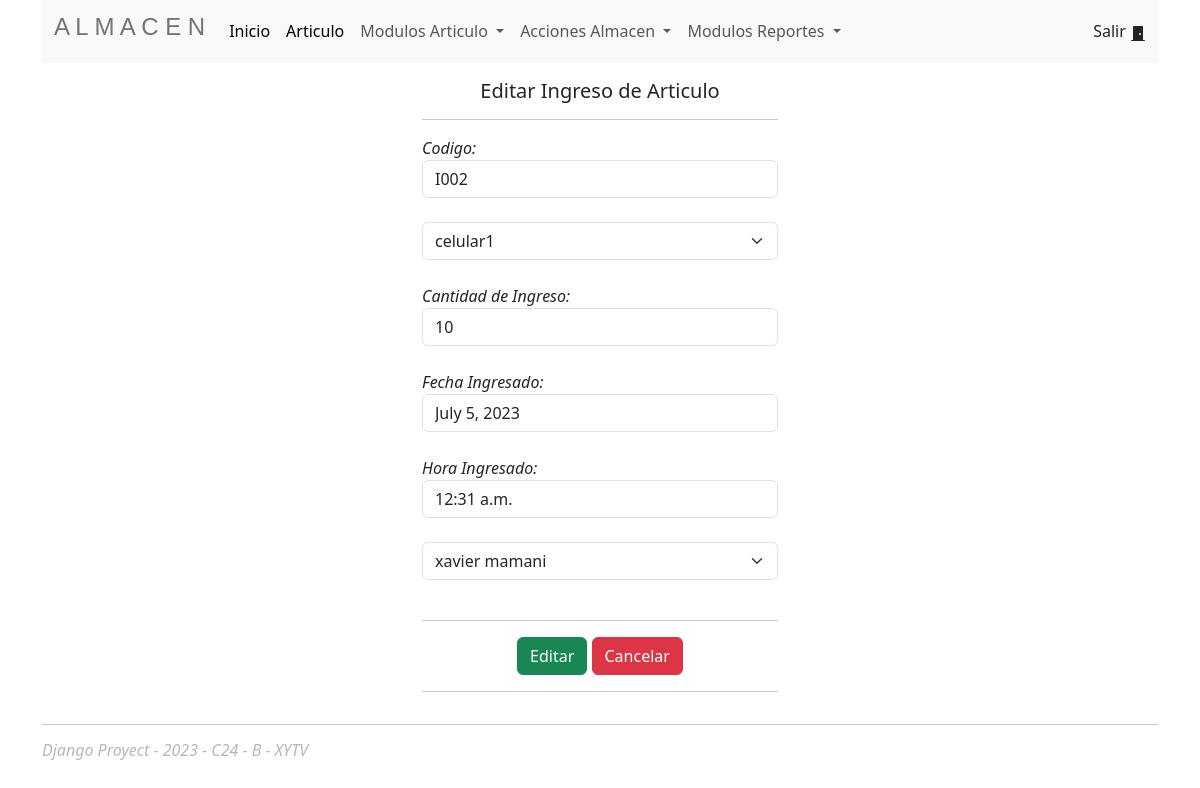
Screenshot of /ingreso/edicioningreso/I002 (signed in) with the database file from the repository.
### Almacen/models.py (models this page shows, shortened)
class Orden_Ingreso(models.Model):
    codigo=models.CharField(primary_key=True, max_length=6)
    codigo_Articulo=models.ForeignKey(Articulo, on_delete=models.CASCADE)
    cant_Art_Ingresados=models.IntegerField()
    fecha_Ingreso=models.DateField()
    hora_Ingreso=models.TimeField()
    codigo_Usuario=models.ForeignKey(Usuario, on_delete=models.CASCADE)

class Articulo(models.Model):
    codigo=models.CharField(primary_key=True, max_length=6)
    nombre=models.CharField(max_length=60)
    stock=models.IntegerField()
    codigo_Modelo = models.ForeignKey(Modelo, on_delete=models.CASCADE)
    codigo_Marca = models.ForeignKey(Marca, on_delete=models.CASCADE)
    codigo_Categoria=models.ForeignKey(Categoria, on_delete=models.CASCADE)

class Usuario(models.Model):
    codigo=models.CharField(primary_key=True, max_length=6)
    nombreusuario = models.CharField(max_length=40)
    nombre = models.CharField(max_length=60)
    apellido = models.CharField(max_length=80)
    email = models.EmailField(max_length=40)
    contraseña = models.CharField(max_length=12)

### Almacen/views.py (the view)
# urls.py: path('ingreso/edicioningreso/<codigo>',views.edicioningreso),
@login_required
def edicioningreso(request, codigo):
    ingreso = Orden_Ingreso.objects.get(codigo = codigo)
    articulos = Articulo.objects.all()
    usuarios = Usuario.objects.all()
    context = {"ingreso":ingreso, "articulos":articulos, "usuarios":usuarios}
    return render(request, template_edit_ingreso, context)

### Almacen/templates/acciones/ingreso/edit_ingreso.html (shortened to what this page needs)
{% extends 'base/index.html' %}
{% block content %}
<div class="row pt-3">
    <div class="col"></div>
    <div class="col">
        <h5 class="text-center">Editar Ingreso de Articulo</h5>
        <hr>
        <form action="/ingreso/updateingreso/{{ingreso.codigo}}" method="post">
            <div class="row">
                <div class="col">
                    <div>
                        <label><em>Codigo:</em></label>
                        <input type="text" readonly value="{{ingreso.codigo}}" name="txtCodigo" class="form-control">
                    </div><br>
                    <div>
                        <select class="form-select" aria-label="Default select example" name="txtArticulo">
                            <option selected value="{{ingreso.codigo_Articulo.codigo}}">{{ingreso.codigo_Articulo.nombre}}</option>
                        </select>
                    </div><br>
                    <div>
                        <label><em>Cantidad de Ingreso:</em></label>
                        <input type="number" value="{{ingreso.cant_Art_Ingresados}}" name="txtCantidad" class="form-control">
                    </div><br>
                    <div>
                        <label><em>Fecha Ingresado:</em></label>
                        <input value="{{ingreso.fecha_Ingreso}}" type="text" name="txtFecha" class="form-control">
                    </div><br>
                    <div>
                        <label><em>Hora Ingresado:</em></label>
                        <input value="{{ingreso.hora_Ingreso}}" type="text" name="txtHora" class="form-control">
                    </div><br>
                    <div>
                        <select class="form-select" aria-label="Default select example" name="txtUsuario">
                            <option selected value="{{ingreso.codigo_Usuario.codigo}}">{{ingreso.codigo_Usuario.nombre}} {{ingreso.codigo_Usuario.apellido}}</option>
                        </select>
                    </div><br>
                </div>
            </div>
            <hr>
            <div class="text-center d-grid gap-2 d-md-block">
                <button class="btn btn-success" type="submit">Editar</button>
                <button class="btn btn-danger" type="reset">Cancelar</button>
            </div>
            <hr>
        </form>
    </div>
    <div class="col"></div>
</div>
{% endblock %}

### rows the page displays
Orden_Ingreso: txtCodigo "I002", txtArticulo "celular1", txtCantidad "10", txtFecha "July 5, 2023", txtHora "12:31 a.m.", txtUsuario "xavier mamani"
